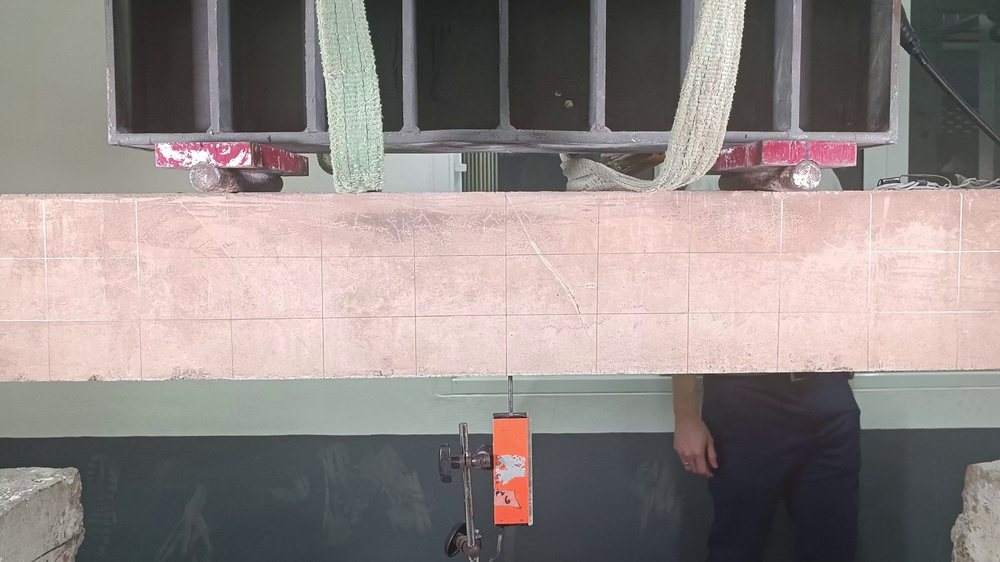
#> input picture code/images/frame_0000.jpg, 1000 x 562 px, shrunk from 3840 x 2160 before the run, found by its file name
$ python extract_gird_draw_until_end.py
#> lines starting #> are read from the running program, lines starting #| are printed output that depends on the picture; after the words box and inside, x2 and y2 are one past the last pixel; in counts of white or black regions, pixels touching at a corner belong together
import cv2
import numpy as np
import os

# Replace with the actual path to your image file
image_path = r'C:\Users\luca\Desktop\frames_720_final\frame_0000.jpg'
image = cv2.imread(image_path)
#> image is the input picture: shape (562, 1000, 3); mean B, G, R 133.5, 135.8, 144.6

if image is None:
    print("Error: Image not found at the specified path.")
else:
    # Convert the image to grayscale
    gray = cv2.cvtColor(image, cv2.COLOR_BGR2GRAY)
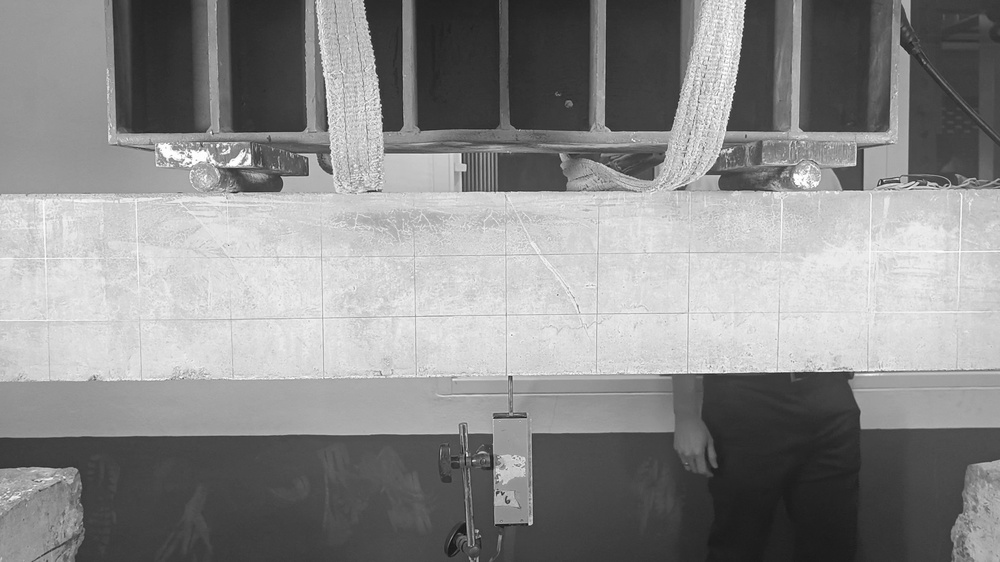
#> gray: shape (562, 1000); min 12, max 255, mean 138.2

    # Apply adaptive thresholding to get a binary image
    # Adjust the block size and C value as needed
    binary = cv2.adaptiveThreshold(~gray, 255, cv2.ADAPTIVE_THRESH_GAUSSIAN_C, cv2.THRESH_BINARY, 15, -2)
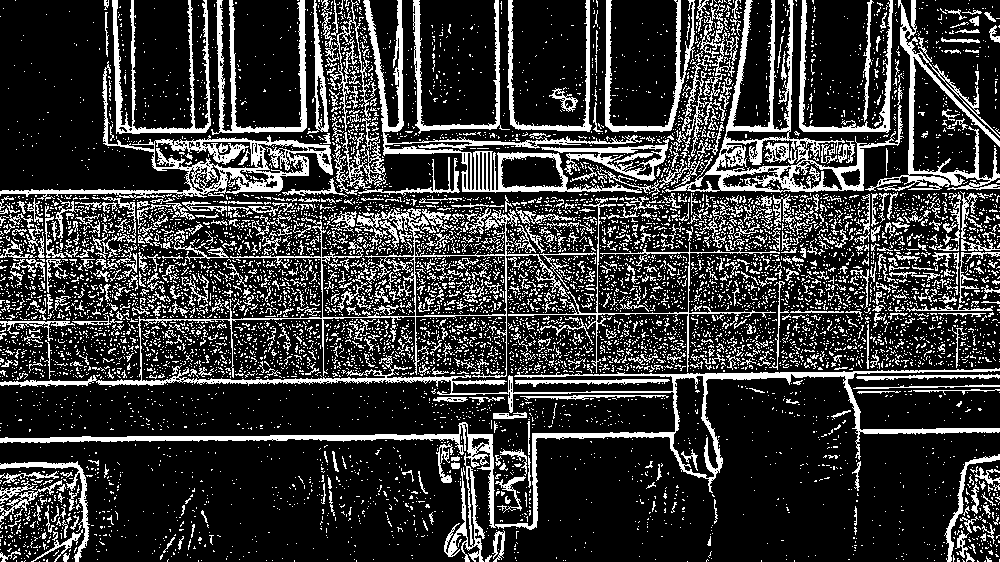
#> binary: shape (562, 1000); 21.9% white in thin lines or dots

    # Create horizontal and vertical kernels for morphological operations
    horizontal_kernel = cv2.getStructuringElement(cv2.MORPH_RECT, (25, 1))
    vertical_kernel = cv2.getStructuringElement(cv2.MORPH_RECT, (1, 25))

    # Apply morphological operations to detect horizontal lines
    detected_horizontal_lines = cv2.morphologyEx(binary, cv2.MORPH_OPEN, horizontal_kernel, iterations=2)
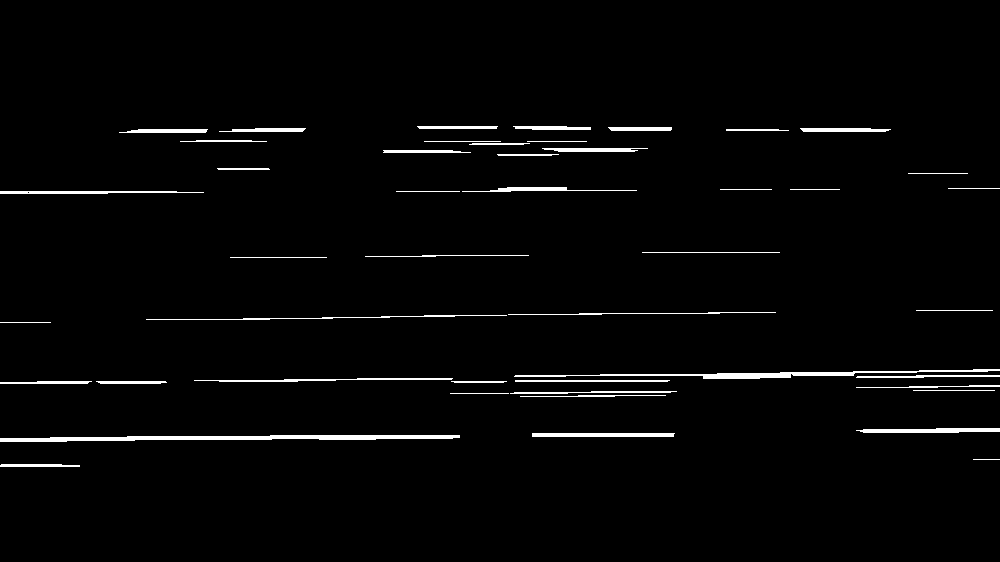
#> detected_horizontal_lines: shape (562, 1000); 2.2% white; 46 white regions, largest, box (x1, y1, x2, y2) and area: (0, 435, 460, 442) 1917, (514, 369, 1000, 379) 1393, (856, 428, 1000, 433) 581
    horizontal_coords = np.argwhere(detected_horizontal_lines > 0)
#> horizontal_coords = 12600 pairs, first value 126 to 466, second value 0 to 999

    # Apply morphological operations to detect vertical lines
    detected_vertical_lines = cv2.morphologyEx(binary, cv2.MORPH_OPEN, vertical_kernel, iterations=2)
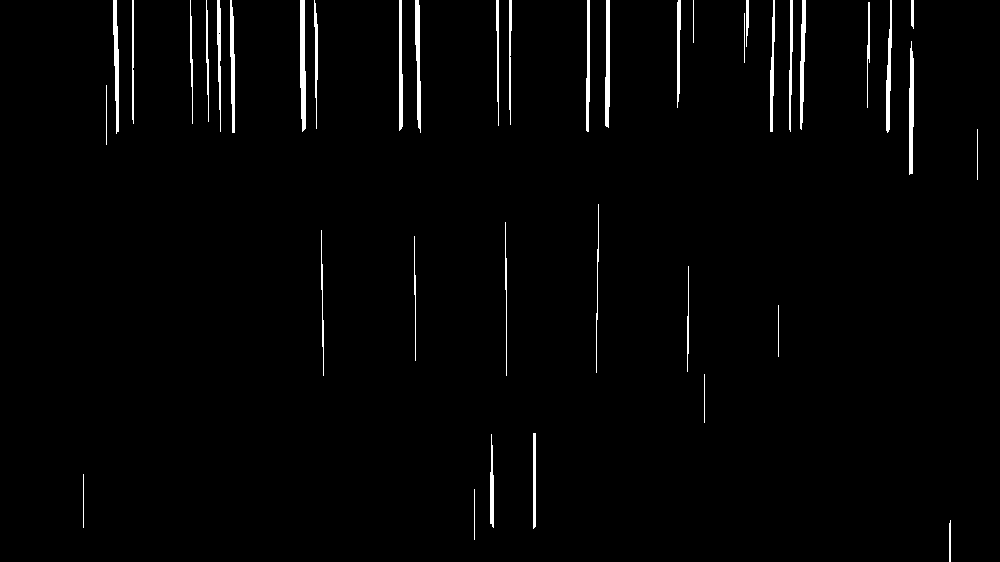
#> detected_vertical_lines: shape (562, 1000); 1.8% white; 39 white regions, largest, box (x1, y1, x2, y2) and area: (300, 0, 306, 132) 658, (605, 0, 610, 128) 538, (909, 41, 914, 175) 538
    vertical_coords = np.argwhere(detected_vertical_lines > 0)
#> vertical_coords = 10257 pairs, first value 0 to 561, second value 83 to 977

    # Create a copy of the original image to draw lines on
    output_image = image.copy()
    height, width, _ = image.shape
#> height = 562; width = 1000

    # --- Process and Draw Horizontal Lines ---
    if len(horizontal_coords) > 0:
        # Sort horizontal coordinates by row
        horizontal_coords = horizontal_coords[horizontal_coords[:, 0].argsort()]

        current_line_rows = []
        grouped_horizontal_lines = []

        for r, c in horizontal_coords:
            if not current_line_rows:
                current_line_rows.append(r)
            elif abs(r - current_line_rows[-1]) < 5:  # Group rows within 5 pixels
                current_line_rows.append(r)
            else:
                grouped_horizontal_lines.append(int(np.mean(current_line_rows)))
                current_line_rows = [r]
#> this loop made 12600 passes
#> c on passes 1 to 3: 458, 459, 460
#> after the loop, grouped_horizontal_lines = [128, 147, 170, 190, 254, 315, 380, 435, 459]
        if current_line_rows:
            grouped_horizontal_lines.append(int(np.mean(current_line_rows)))

        for row_pos in grouped_horizontal_lines:
            cv2.line(output_image, (0, row_pos), (width - 1, row_pos), (0, 255, 0), 2) # Green line, thickness 2
#> this loop made 10 passes
#> row_pos on passes 1 to 10: 128, 147, 170, 190, 254, 315, 380, 435, 459, 465
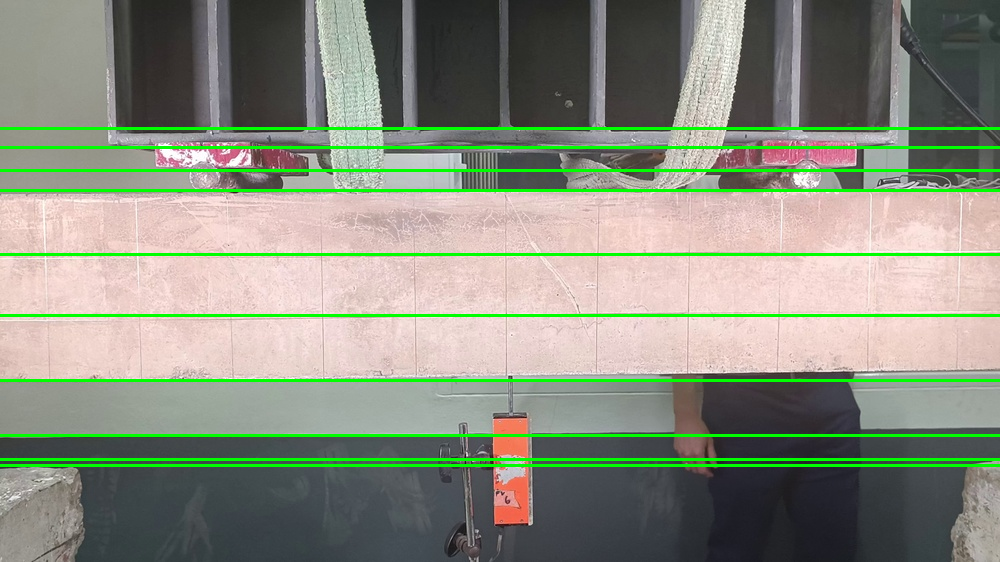
#> output_image: shape (562, 1000, 3); 5.34% of pixels changed, all inside (x1, y1, x2, y2) = (0, 127, 1000, 467)

    # --- Process and Draw Vertical Lines ---
    if len(vertical_coords) > 0:
        # Sort vertical coordinates by column
        vertical_coords = vertical_coords[vertical_coords[:, 1].argsort()]

        current_line_cols = []
        grouped_vertical_lines = []

        for r, c in vertical_coords:
            if not current_line_cols:
                current_line_cols.append(c)
            elif abs(c - current_line_cols[-1]) < 5:  # Group columns within 5 pixels
                current_line_cols.append(c)
            else:
                grouped_vertical_lines.append(int(np.mean(current_line_cols)))
                current_line_cols = [c]
#> this loop made 10257 passes
#> (r, c, current_line_cols) on pass 55: (112, 106, [106])
#> (r, c) on passes 1 to 6: (496, 83), (495, 83), (526, 83), (520, 83), (521, 83), (497, 83)
#> after the loop, grouped_vertical_lines = 31 values from 83 to 949
        if current_line_cols:
            grouped_vertical_lines.append(int(np.mean(current_line_cols)))

        for col_pos in grouped_vertical_lines:
            cv2.line(output_image, (col_pos, 0), (col_pos, height - 1), (255, 0, 0), 2) # Blue line, thickness 2
#> this loop made 32 passes
#> col_pos on passes 1 to 12: 83, 106, 115, 132, 191, 207, 218, 232, 302, 318, 400, 417
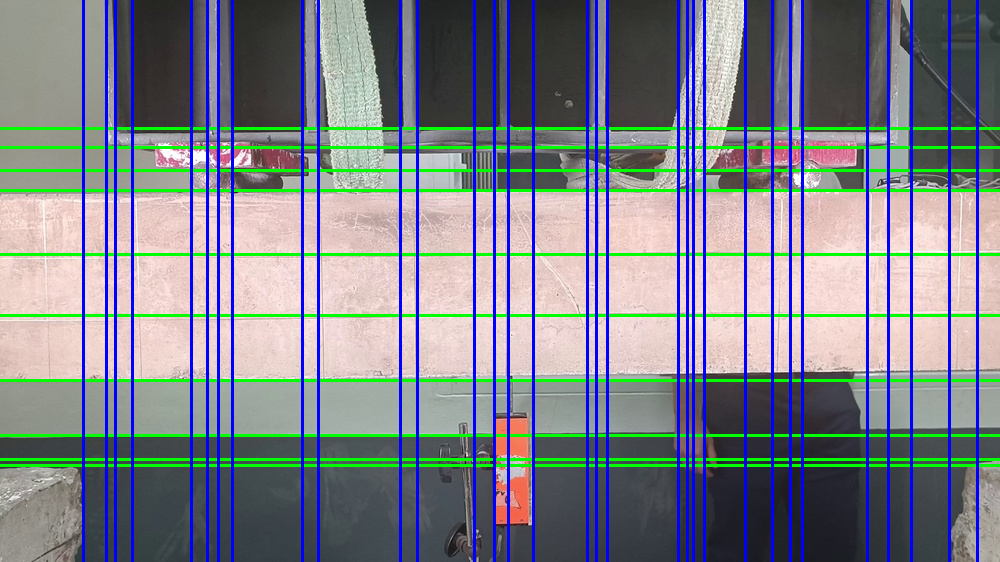
#> output_image: shape (562, 1000, 3); 9.6% of pixels changed, all inside (x1, y1, x2, y2) = (82, 0, 979, 562)

    # Display the images
    print("Original Image:")
    cv2.imshow("Original Image", image)

    print("\nBinary Image (after adaptive thresholding):")
    cv2.imshow("Binary Image (after adaptive thresholding)", binary)

    print("\nDetected Horizontal Lines (Binary):")
    cv2.imshow("Detected Horizontal Lines (Binary)", detected_horizontal_lines)

    print("\nDetected Vertical Lines (Binary):")
    cv2.imshow("Detected Vertical Lines (Binary)", detected_vertical_lines)

    print("\nOutput Image with Detected Grid Lines:")
    cv2.imshow("Output Image with Detected Grid Lines", output_image)
    cv2.waitKey(0)
    cv2.destroyAllWindows()

$ run again, with code/images/frame_0013.jpg copied over code/images/frame_0000.jpg
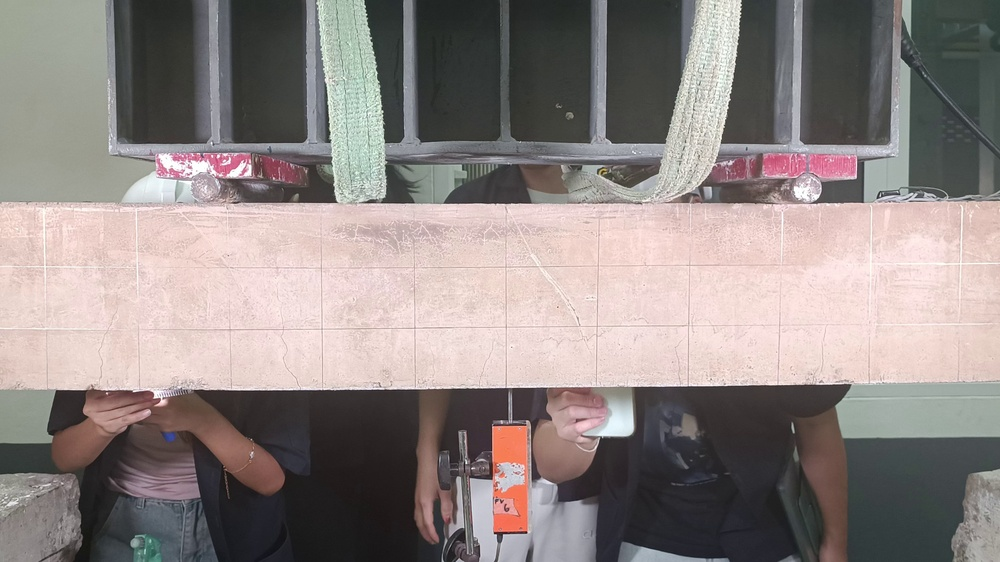
#> input picture code/images/frame_0013.jpg, 1000 x 562 px, shrunk from 3840 x 2160 before the run, found by its file name
#> image is the input picture: shape (562, 1000, 3); mean B, G, R 131.4, 133.8, 143.1
#> `binary = cv2.adaptiveThreshold(~gray, 255, cv2.ADAPTIVE_THRESH_GAUSSIA..`:
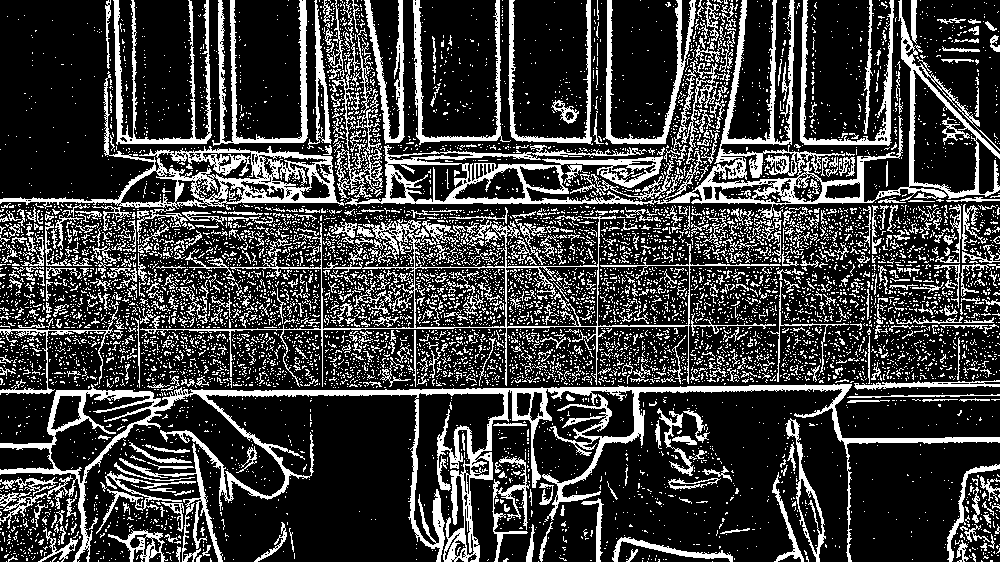
#> binary: shape (562, 1000); 24.1% white; 8686 white regions (8036 under 20 px), largest, box (x1, y1, x2, y2) and area: (0, 384, 1000, 562) 17731, (345, 0, 1000, 220) 15397, (0, 71, 344, 244) 6405
#> detected_horizontal_lines: shape (562, 1000); 2% white; 39 white regions, largest, box (x1, y1, x2, y2) and area: (190, 385, 852, 395) 2783, (140, 325, 690, 330) 710, (838, 437, 1000, 442) 686
#> horizontal_coords = 10971 pairs, first value 138 to 555, second value 0 to 999
#> detected_vertical_lines: shape (562, 1000); 2% white; 50 white regions, largest, box (x1, y1, x2, y2) and area: (301, 0, 306, 143) 679, (114, 0, 121, 145) 635, (606, 0, 611, 140) 577
#> vertical_coords = 11178 pairs, first value 0 to 561, second value 81 to 978
#> the loop `for r, c in horizontal_coords:` made 10971 passes
#> c on passes 1 to 3: 467, 468, 469
#> after the loop `for r, c in horizontal_coords:`: grouped_horizontal_lines = [140, 158, 179, 185, 200, 266, 327, 389, 440, 470]
#> the loop `for row_pos in grouped_horizontal_lines:` made 11 passes
#> row_pos on passes 1 to 8: 140, 158, 179, 185, 200, 266, 327, 389
#> the loop `for r, c in vertical_coords:` made 11178 passes
#> (r, c) on passes 1 to 3: (533, 81), (508, 81), (515, 81)
#> after the loop `for r, c in vertical_coords:`: grouped_vertical_lines = 36 values from 81 to 949
#> the loop `for col_pos in grouped_vertical_lines:` made 37 passes
#> col_pos on passes 1 to 8: 81, 107, 117, 133, 192, 207, 219, 232
#> after the loop `for col_pos in grouped_vertical_lines:`:
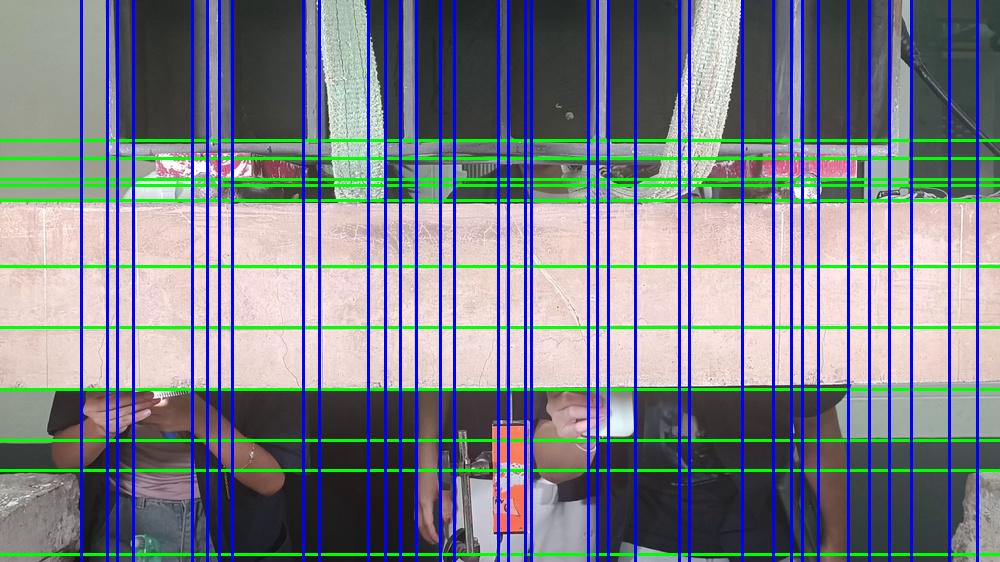
#> output_image: shape (562, 1000, 3); mean B, G, R 139, 126.1, 120.5

$ run again, with code/images/frame_0015.jpg copied over code/images/frame_0000.jpg
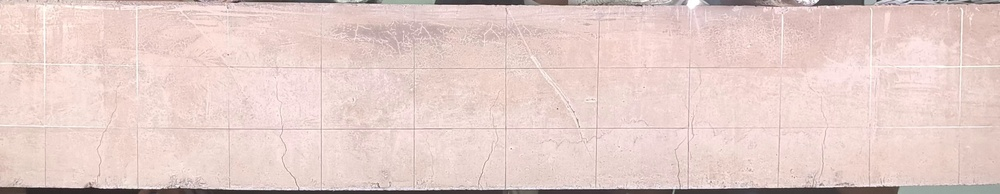
#> input picture code/images/frame_0015.jpg, 1000 x 194 px, shrunk from 3840 x 745 before the run, found by its file name
#> image is the input picture: shape (194, 1000, 3); mean B, G, R 201.5, 206.3, 229.6
#> `binary = cv2.adaptiveThreshold(~gray, 255, cv2.ADAPTIVE_THRESH_GAUSSIA..`:
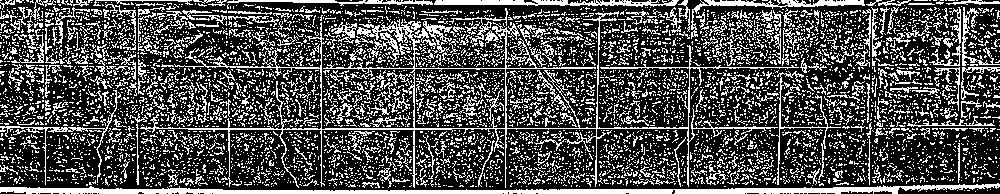
#> binary: shape (194, 1000); 30.4% white in thin lines or dots
#> detected_horizontal_lines: shape (194, 1000); 3.5% white; 16 white regions, largest, box (x1, y1, x2, y2) and area: (0, 185, 1000, 194) 4014, (156, 128, 689, 130) 746, (434, 1, 676, 5) 522
#> horizontal_coords = 6870 pairs, first value 0 to 193, second value 0 to 999
#> detected_vertical_lines: shape (194, 1000); 0.53% white in thin lines or dots, all inside (x1, y1, x2, y2) = (45, 12, 964, 188)
#> vertical_coords = 1032 pairs, first value 12 to 187, second value 45 to 963
#> the loop `for r, c in horizontal_coords:` made 6870 passes
#> c on passes 1 to 3: 139, 140, 141
#> after the loop `for r, c in horizontal_coords:`: grouped_horizontal_lines = [2, 67, 127]
#> the loop `for row_pos in grouped_horizontal_lines:` made 4 passes
#> row_pos on passes 1 to 4: 2, 67, 127, 190
#> the loop `for r, c in vertical_coords:` made 1032 passes
#> (r, c, current_line_cols) on pass 59: (184, 137, [137])
#> after the loop `for r, c in vertical_coords:`: grouped_vertical_lines = [45, 137, 321, 414, 505, 596, 688, 779]
#> the loop `for col_pos in grouped_vertical_lines:` made 9 passes
#> col_pos on passes 1 to 8: 45, 137, 321, 414, 505, 596, 688, 779
#> after the loop `for col_pos in grouped_vertical_lines:`:
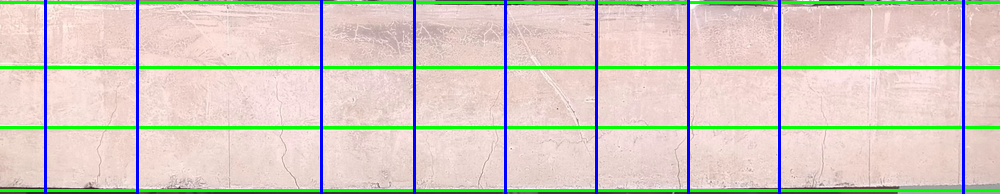
#> output_image: shape (194, 1000, 3); mean B, G, R 193.4, 206.3, 212.8

$ run again, with code/images/1080.jpg copied over code/images/frame_0000.jpg
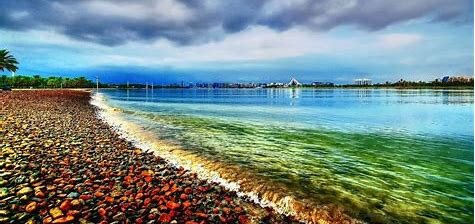
#> input picture code/images/1080.jpg, 475 x 224 px, found by its file name
#> image is the input picture: shape (224, 475, 3); mean B, G, R 133.2, 138.6, 115.5
#> `binary = cv2.adaptiveThreshold(~gray, 255, cv2.ADAPTIVE_THRESH_GAUSSIA..`:
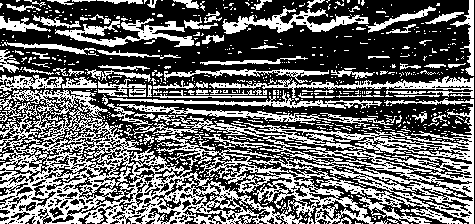
#> binary: shape (224, 475); 40.5% white in thin lines or dots
#> detected_horizontal_lines: shape (224, 475); 1.2% white in thin lines or dots, all inside (x1, y1, x2, y2) = (0, 24, 474, 116)
#> horizontal_coords = 1251 pairs, first value 24 to 115, second value 0 to 473
#> detected_vertical_lines: shape (224, 475); 0.44% white; 2 white regions, box (x1, y1, x2, y2) and area: (470, 0, 474, 76) 254, (472, 99, 474, 224) 216
#> vertical_coords = 470 pairs, first value 0 to 223, second value 470 to 473
#> the loop `for r, c in horizontal_coords:` made 1251 passes
#> (r, c, current_line_rows) on pass 27: (45, 20, [45])
#> after the loop `for r, c in horizontal_coords:`: grouped_horizontal_lines = [24, 45, 62, 85, 100]
#> the loop `for row_pos in grouped_horizontal_lines:` made 6 passes
#> row_pos on passes 1 to 6: 24, 45, 62, 85, 100, 113
#> the loop `for r, c in vertical_coords:` made 470 passes
#> (r, c) on passes 1 to 3: (0, 470), (8, 470), (9, 470)
#> after the loop `for r, c in vertical_coords:`: grouped_vertical_lines = []
#> the loop `for col_pos in grouped_vertical_lines:` made 1 pass
#> col_pos on pass 1: 472
#> after the loop `for col_pos in grouped_vertical_lines:`:
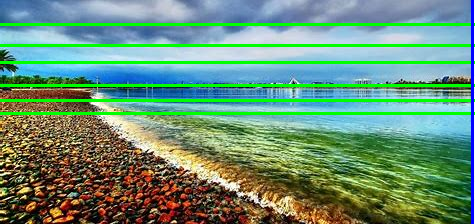
#> output_image: shape (224, 475, 3); mean B, G, R 120.3, 145.9, 105.7
